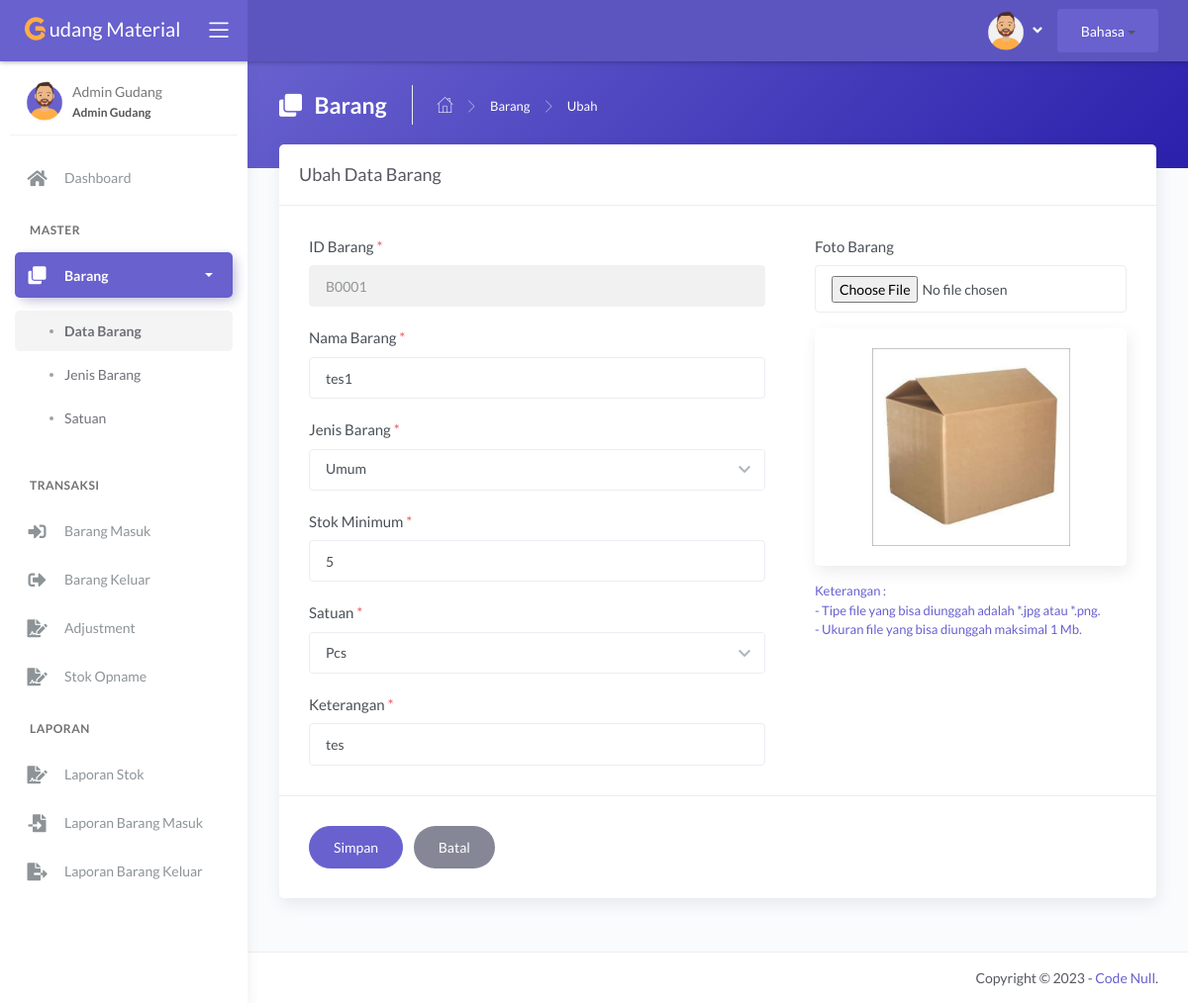
The page /main.php?module=form_ubah_barang&id=B0001 (signed in) on the database its author committed.
### tables this page shows
CREATE TABLE `tbl_barang` (
  `id_barang` varchar(5) NOT NULL,
  `nama_barang` varchar(100) NOT NULL,
  `jenis` int NOT NULL,
  `stok_minimum` int NOT NULL,
  `stok` int NOT NULL DEFAULT '0',
  `satuan` int NOT NULL,
  `foto` varchar(255) DEFAULT NULL,
  `tanggale` date DEFAULT NULL,
  `keterangan` varchar(255) DEFAULT NULL
);

CREATE TABLE `tbl_jenis` (
  `id_jenis` int NOT NULL,
  `nama_jenis` varchar(50) NOT NULL
);

CREATE TABLE `tbl_satuan` (
  `id_satuan` int NOT NULL,
  `nama_satuan` varchar(30) NOT NULL
);

### modules/barang/form_ubah.php (the view, shortened to what this page needs)
<?php
if (basename($_SERVER['PHP_SELF']) === basename(__FILE__)) {
  header('location: 404.html');
}
else {
  if (isset($_GET['id'])) {
    $id_barang = $_GET['id'];
    $query = mysqli_query($mysqli, "SELECT a.id_barang, a.nama_barang, a.jenis, a.stok_minimum, a.stok, a.satuan, a.foto, b.nama_jenis, c.nama_satuan, a.keterangan
                                    FROM tbl_barang as a INNER JOIN tbl_jenis as b INNER JOIN tbl_satuan as c
                                    ON a.jenis=b.id_jenis AND a.satuan=c.id_satuan
                                    WHERE a.id_barang='$id_barang'")
                                    or die('Ada kesalahan pada query tampil data : ' . mysqli_error($mysqli));
    $data = mysqli_fetch_assoc($query);
  }
?>
  <div class="panel-header bg-secondary-gradient">
    <div class="page-inner py-4">
      <div class="page-header text-white">
        <h4 class="page-title text-white"><i class="fas fa-clone mr-2"></i> Barang</h4>
        <ul class="breadcrumbs">
          <li class="nav-home"><a href="?module=dashboard"><i class="flaticon-home text-white"></i></a></li>
          <li class="separator"><i class="flaticon-right-arrow"></i></li>
          <li class="nav-item"><a href="?module=barang" class="text-white">Barang</a></li>
          <li class="separator"><i class="flaticon-right-arrow"></i></li>
          <li class="nav-item"><a>Ubah</a></li>
        </ul>
      </div>
    </div>
  </div>
  <div class="page-inner mt--5">
    <div class="card">
      <div class="card-header">
        <div class="card-title">Ubah Data Barang</div>
      </div>
      <form action="modules/barang/proses_ubah.php" method="post" enctype="multipart/form-data" class="needs-validation" novalidate>
        <div class="card-body">
          <div class="row">
            <div class="col-md-7">
              <div class="form-group">
                <label>ID Barang <span class="text-danger">*</span></label>
                <input type="text" name="id_barang" class="form-control" value="<?php echo $data['id_barang']; ?>" readonly>
              </div>
              <div class="form-group">
                <label>Nama Barang <span class="text-danger">*</span></label>
                <input type="text" name="nama_barang" class="form-control" autocomplete="off" value="<?php echo $data['nama_barang']; ?>" required>
              </div>
              <div class="form-group">
                <label>Jenis Barang <span class="text-danger">*</span></label>
                <select name="jenis" class="form-control chosen-select" autocomplete="off" required>
                  <option value="<?php echo $data['jenis']; ?>"><?php echo $data['nama_jenis']; ?></option>
                </select>
              </div>
              <div class="form-group">
                <label>Stok Minimum <span class="text-danger">*</span></label>
                <input type="text" name="stok_minimum" class="form-control" autocomplete="off" onKeyPress="return goodchars(event,'0123456789',this)" value="<?php echo $data['stok_minimum']; ?>" required>
              </div>
              <div class="form-group">
                <label>Satuan <span class="text-danger">*</span></label>
                <select name="satuan" class="form-control chosen-select" autocomplete="off" required>
                  <option value="<?php echo $data['satuan']; ?>"><?php echo $data['nama_satuan']; ?></option>
                </select>
              </div>
              <div class="form-group">
                <label>Keterangan <span class="text-danger">*</span></label>
                <input type="text" name="keterangan" id="keterangan" value="<?php echo $data['keterangan']; ?>" class="form-control">
              </div>
            </div>
            <div class="col-md-5 ml-auto">
              <div class="form-group">
                <label>Foto Barang</label>
                <input type="file" id="foto" name="foto" class="form-control" autocomplete="off">
                <div class="card mt-3 mb-3">
                  <div class="card-body text-center">
                    <?php
                    if (is_null($data['foto'])) { ?>
                      <img style="max-height:200px" src="images/no_image.png" class="img-fluid foto-preview" alt="Foto Barang">
                    <?php
                    }
                    else { ?>
                      <img style="max-height:200px" src="images/<?php echo $data['foto']; ?>" class="img-fluid foto-preview" alt="Foto Barang">
                    <?php } ?>
                  </div>
                </div>
                <small class="form-text text-secondary">
                  Keterangan : <br>
                  - Tipe file yang bisa diunggah adalah *.jpg atau *.png. <br>
                  - Ukuran file yang bisa diunggah maksimal 1 Mb.
                </small>
              </div>
            </div>
          </div>
        </div>
        <div class="card-action">
          <input type="submit" name="simpan" value="Simpan" class="btn btn-secondary btn-round pl-4 pr-4 mr-2">
          <a href="?module=barang" class="btn btn-default btn-round pl-4 pr-4">Batal</a>
        </div>
      </form>
    </div>
  </div>
<?php } ?>

### rows shown on the page
tbl_barang: id_barang "B0001", nama_barang "tes1", tbl_jenis.nama_jenis "Umum", stok_minimum "5", tbl_satuan.nama_satuan "Pcs", keterangan "tes", foto (picture)

### other values the page prints
$lang "Bahasa"
$_SESSION['nama_user'] "Admin Gudang"
$_SESSION['hak_akses'] "Admin Gudang"
